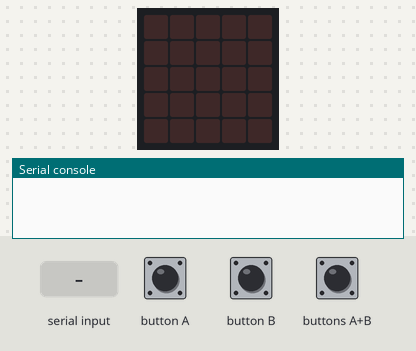
Bench run of a program on a simulated BBC micro:bit running MicroPython. On the bench: the board's 5×5 LED display, the last lines printed to the serial console. The inputs (shaded band) are chosen by the test bench.

Above: at 1.2 s.
1.3 s: buttons A+B pressed for 0.15 s
At 1.7 s:
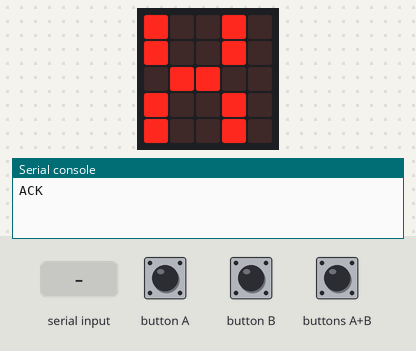
2.9 s: "HOME" typed at the serial console, then Enter
At 4.4 s:
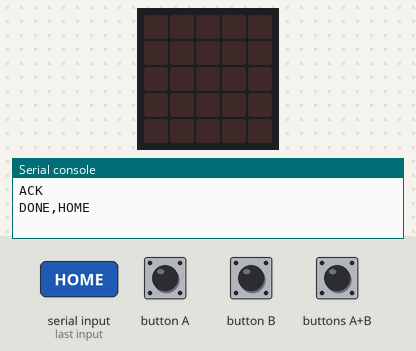
Timing chart, 0 to 5.9 s (numbered marks = the images above; inputs shaded):
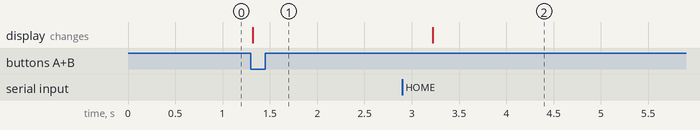

Measured:
- after the input at 1.3 s, the display: changes at once (image 1)
- after the input at 2.9 s, the display: changes after 0.32 s (image 2)

The program:

main.py
```python
"""micro:bit V2 MicroPython 펌웨어 초안 (단일 Hiwonder AiHand + 슈트 구성).

실행 환경: BBC micro:bit V2 (MicroPython)
역할:
  1. USB 시리얼(115200bps)로 PC/Pi의 한 줄 명령 수신 (SHOW,N / PICK,N / DELIVER / RELEASE / RETURN,N / HOME / STOP)
  2. 자세 프리셋 이동 + 모든 서보 각도 한계 클램프(과부하 예방)
  3. 초음파 거리 임계값 + 연속 N회 감지 필터로 작업자 수령(EVT,HAND) 송신
  4. 버튼 A+B 동시 입력 시 즉시 비상 정지(STOP)
"""
from microbit import button_a, button_b, display, i2c, pin1, pin2, sleep, uart
import music

# 통합 테스트 시 실측 후 확정할 서보 각도 프리셋 (pan, tilt, grip)
# 각도 한계 클램프: pan [0, 180], tilt [20, 160], grip [10, 120]
ANGLE_LIMITS = {
    "pan": (0, 180),
    "tilt": (20, 160),
    "grip": (10, 120),
}

PRESETS = {
    "HOME": (90, 90, 20),
    "TRAY_1": (135, 130, 20),
    "TRAY_2": (150, 130, 20),
    "TRAY_3": (165, 130, 20),
    "CHUTE": (40, 110, 100),   # 경사로(슈트) 상단 위치
    "GRIP_CLOSE": 100,
    "GRIP_OPEN": 20,
}

# 초음파 손 근접 감지 필터 설정
HAND_DIST_CM = 15.0
HAND_CONSECUTIVE_N = 3

current_angles = list(PRESETS["HOME"])
emergency_stopped = False
handover_armed = False
hand_hit_count = 0


def clamp(value, low, high):
    return max(low, min(high, value))


def write_servo(channel, angle):
    """Hiwonder AiHand 서보 보드(I2C/PWM) 각도 출력 자리 (하드웨어 보드 주소에 맞게 연결)."""
    # TODO: 통합 테스트 시 AiHand 서보 드라이버 I2C 프로토콜 또는 PCA9685 레지스터 쓰기 연결
    _ = (channel, angle)


def move_pose(pan, tilt, grip):
    global current_angles
    if emergency_stopped:
        return
    p = clamp(pan, *ANGLE_LIMITS["pan"])
    t = clamp(tilt, *ANGLE_LIMITS["tilt"])
    g = clamp(grip, *ANGLE_LIMITS["grip"])
    current_angles = [p, t, g]
    write_servo(0, p)
    write_servo(1, t)
    write_servo(2, g)


def read_ultrasonic_cm():
    """초음파 센서 거리 측정 자리 (실물 핀/모듈에 맞게 교체)."""
    # TODO: 트리거/에코 핀(pin1/pin2) 펄스 측정 구현
    return 999.0


def is_tray_empty(part_num):
    """WonderCam 또는 잡기 후 손가락 각도로 빈 트레이 여부를 판별한다."""
    _ = part_num
    return False


def send_line(text):
    uart.write(text + "\n")


def handle_command(line):
    global emergency_stopped, handover_armed, hand_hit_count
    cmd = line.strip()
    if not cmd:
        return

    if cmd == "STOP":
        emergency_stopped = True
        handover_armed = False
        display.show("X")
        send_line("ACK")
        return

    if cmd == "HOME":
        emergency_stopped = False
        handover_armed = False
        move_pose(*PRESETS["HOME"])
        sleep(300)
        display.clear()
        send_line("DONE,HOME")
        return

    if emergency_stopped:
        send_line("ERR,STOPPED")
        return

    if cmd.startswith("SHOW,"):
        n = cmd.split(",", 1)[1]
        display.show(n)
        music.pitch(880, 100, wait=False)
        send_line("ACK")

    elif cmd.startswith("PICK,"):
        n = cmd.split(",", 1)[1]
        key = "TRAY_" + n
        if key not in PRESETS:
            send_line("ERR,ARG")
            return
        if is_tray_empty(n):
            send_line("ERR,EMPTY")
            return
        pan, tilt, _ = PRESETS[key]
        move_pose(pan, tilt, PRESETS["GRIP_OPEN"])
        sleep(400)
        move_pose(pan, tilt, PRESETS["GRIP_CLOSE"])
        sleep(400)
        send_line("DONE,PICK")

    elif cmd == "DELIVER":
        pan, tilt, _ = PRESETS["CHUTE"]
        move_pose(pan, tilt, PRESETS["GRIP_CLOSE"])
        sleep(500)
        send_line("DONE,DELIVER")

    elif cmd == "RELEASE":
        pan, tilt, _ = PRESETS["CHUTE"]
        move_pose(pan, tilt, PRESETS["GRIP_OPEN"])
        sleep(300)
        handover_armed = True
        hand_hit_count = 0
        send_line("DONE,RELEASE")

    elif cmd.startswith("RETURN,"):
        n = cmd.split(",", 1)[1]
        key = "TRAY_" + n
        if key in PRESETS:
            pan, tilt, _ = PRESETS[key]
            move_pose(pan, tilt, PRESETS["GRIP_OPEN"])
            sleep(400)
        handover_armed = False
        send_line("DONE,RETURN")


def main():
    global hand_hit_count, handover_armed
    uart.init(baudrate=115200)
    move_pose(*PRESETS["HOME"])
    rx_buf = ""

    while True:
        # 비상 정지: 버튼 A+B 동시 입력
        if button_a.is_pressed() and button_b.is_pressed():
            handle_command("STOP")
            sleep(300)

        if uart.any():
            chunk = uart.read()
            if chunk:
                rx_buf += chunk.decode("utf-8", "ignore")
                while "\n" in rx_buf:
                    line, rx_buf = rx_buf.split("\n", 1)
                    handle_command(line)

        if handover_armed and not emergency_stopped:
            if read_ultrasonic_cm() <= HAND_DIST_CM:
                hand_hit_count += 1
                if hand_hit_count >= HAND_CONSECUTIVE_N:
                    handover_armed = False
                    hand_hit_count = 0
                    send_line("EVT,HAND")
            else:
                hand_hit_count = 0

        sleep(20)


if __name__ == "__main__":
    main()
```
